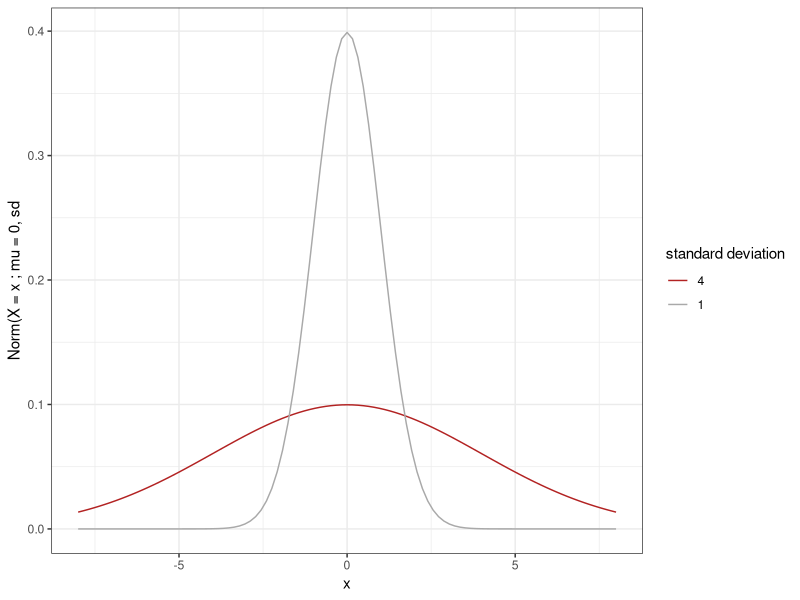
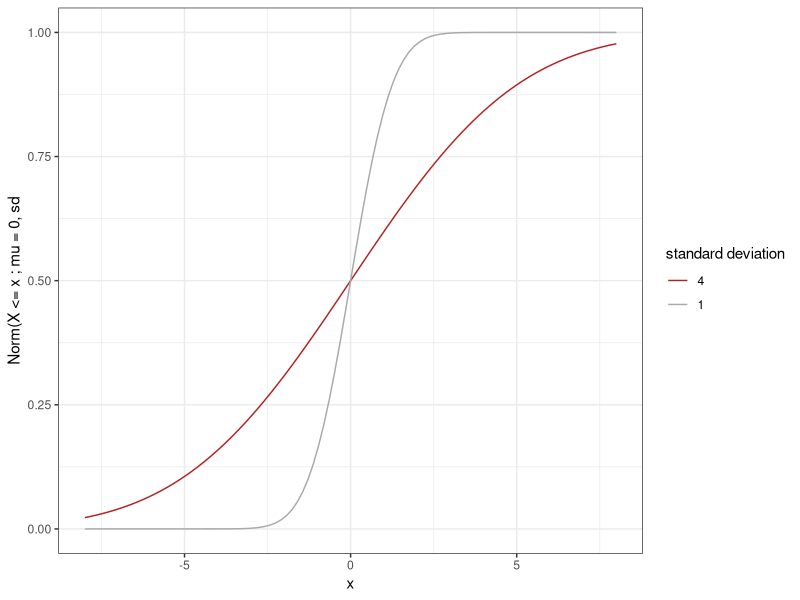
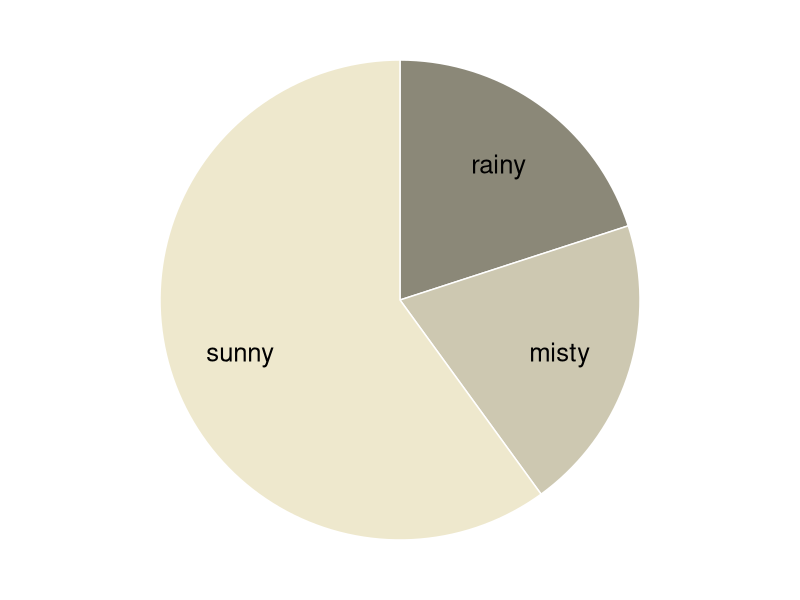
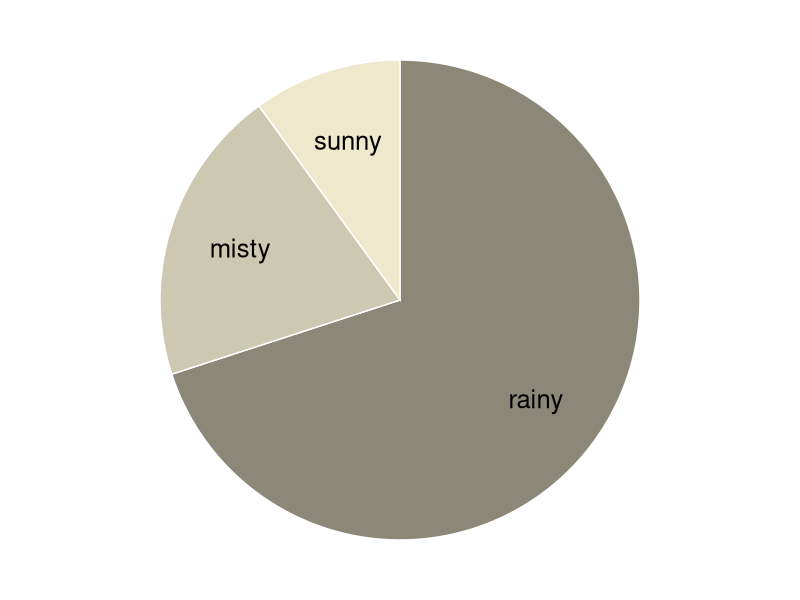
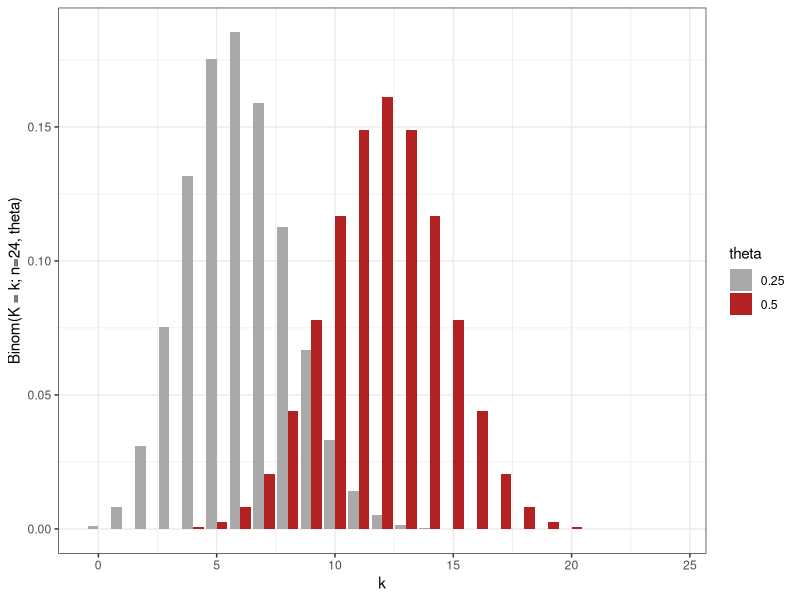
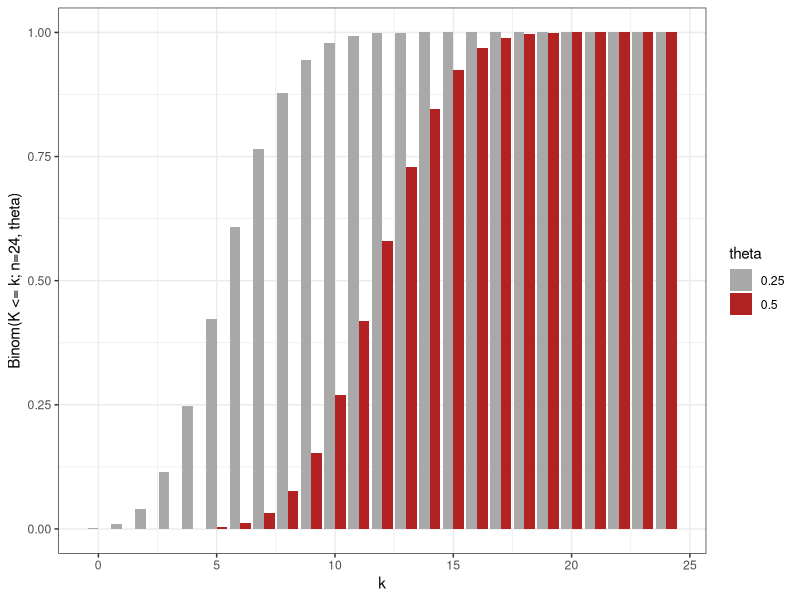
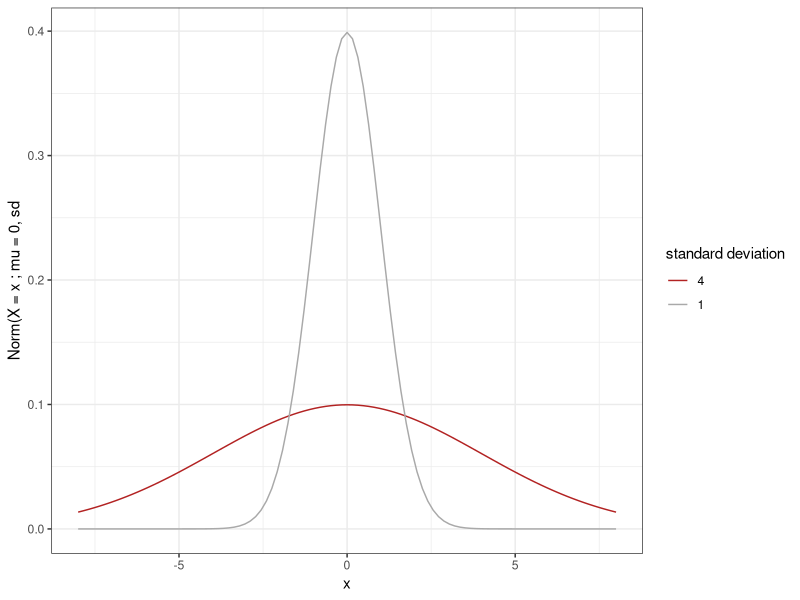
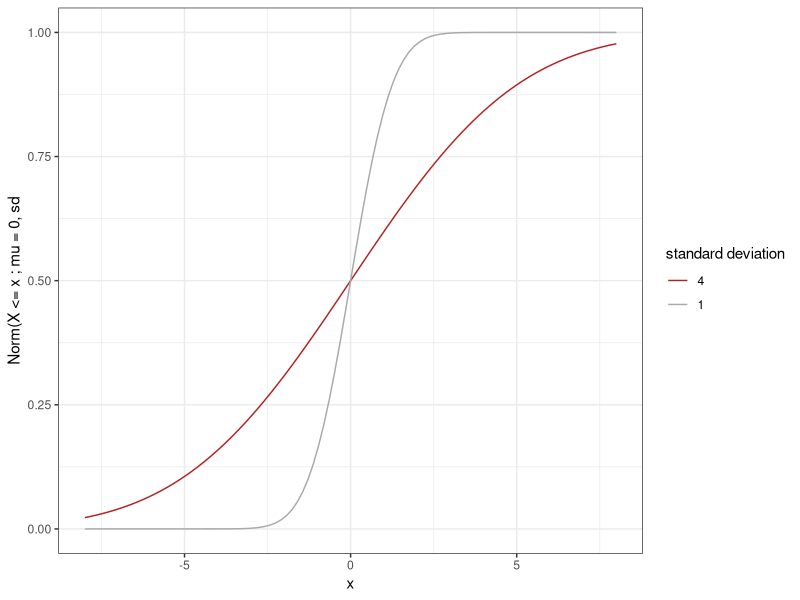

Write the R code that produced these figures, in order.
library(tidyverse)
theme_set(theme_bw() + theme(plot.background = element_blank()) )

# binomial distribution
binom.plot.data <- expand.grid(n = 24, theta = c(0.25, 0.5), k = 0:24) %>% 
  mutate(probability = dbinom(k,n,theta), theta = as.factor(theta))
binom.plot <- ggplot(binom.plot.data, aes(x = k, y = probability, fill = theta)) + 
  geom_bar(stat = "identity", position = "dodge") +
  scale_fill_manual(values = c("darkgrey", "firebrick")) + ylab("Binom(K = k; n=24, theta)")
ggsave(binom.plot,filename = "00-pics/05_00_binomial-distribution.pdf", width = 6, height = 3)


# cumulative distribution
binom.plot.data <- expand.grid(n = 24, theta = c(0.25, 0.5), k = 0:24) %>% 
  mutate(probability = pbinom(k,n,theta), theta = as.factor(theta))
binom.plot.cumulative <- ggplot(binom.plot.data, aes(x = k, y = probability, fill = theta)) + 
  geom_bar(stat = "identity", position = "dodge") +
  scale_fill_manual(values = c("darkgrey", "firebrick")) + ylab("Binom(K <= k; n=24, theta)")
ggsave(binom.plot.cumulative,filename = "00-pics/05_00_binomial-distribution-cumulative.pdf", width = 6, height = 3)


# normal distribution
normal.plot <- ggplot(data.frame(x = c(-8, 8)), aes(x = x)) +
  stat_function(fun = function(x) dnorm(x, sd = 4), aes(color = "4")) +
  stat_function(fun = function(x) dnorm(x, sd = 1), aes(color = "1")) +
  scale_colour_manual("standard deviation", breaks = c("4", "1"), values = c("firebrick", "darkgrey")) +
  ylab("Norm(X = x ; mu = 0, sd")
normal.plot
ggsave(normal.plot,
       filename = "00-pics/05_01_normal-distribution.pdf", 
       width = 6, height = 3)

# normal distribution cumulative
normal.plot.cumulative <- ggplot(data.frame(x = c(-8, 8)), aes(x = x)) +
  stat_function(fun = function(x) pnorm(x, sd = 4), aes(color = "4")) +
  stat_function(fun = function(x) pnorm(x, sd = 1), aes(color = "1")) +
  scale_colour_manual("standard deviation", breaks = c("4", "1"), values = c("firebrick", "darkgrey")) +
  ylab("Norm(X <= x ; mu = 0, sd")
normal.plot.cumulative
ggsave(normal.plot.cumulative,
       filename = "00-pics/05_01_normal-distribution-cumulative.pdf", 
       width = 6, height = 3)

# pie charts

# Create Data

make_piechart <- function(value) {
  
  data <- data.frame(
    group = factor(c('sunny', 'misty', 'rainy'), levels = c('sunny', 'misty', 'rainy')),
    value = value
  )
  
  # compute label position
  data <- data %>% 
    arrange(desc(group)) %>%
    mutate(prop = value / sum(data$value) *100) %>%
    mutate(ypos = cumsum(prop)- 0.5*prop )
  
  # Basic piechart
  ggplot(data, aes(x = "", y = prop, fill = group)) +
    geom_bar(stat = "identity", width = 1, color = "white") +
    coord_polar("y", start = 0) +
    theme_void() + 
    theme(legend.position = "none") +
    geom_text(aes(y = ypos, x = 1.2, label = group), color = "black", size=6.5) +
    scale_fill_manual(values = c('cornsilk2', 'cornsilk3', 'cornsilk4'))
}

make_piechart(value = c(6,2,2))
ggsave(
filename = "00-pics/pie-chart-beliefs-Jones.pdf", 
width = 4, height = 4)

make_piechart(value = c(1,2,7))
ggsave(
  filename = "00-pics/pie-chart-beliefs-Smith.pdf", 
  width = 4, height = 4)
